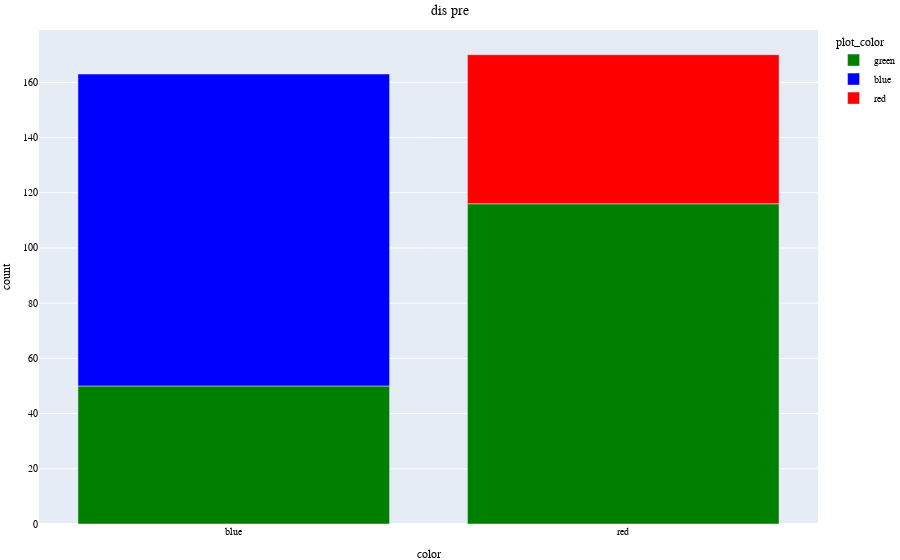

Write notebook code for a chart like this one.
### Markdown cell above
# distractor_presense_on_incorrect_trials

### Code cell
saccad_df = events_df[events_df["color"] != "green"]
temp_df = sacc_df.groupby(['distractor_presense_on_incorrect_trials', 'color']).size().reset_index(name='count')
# display(temp_df)
def determine_plot_color(df):
    df['plot_color'] = 'green'
    df.loc[(df['distractor_presense_on_incorrect_trials'] == 100) & (df['color'] == 'red'), 'plot_color'] = 'red'
    df.loc[(df['distractor_presense_on_incorrect_trials'] == 100) & (df['color'] == 'blue'), 'plot_color'] = 'blue'
    return df

color_temp_df = determine_plot_color(temp_df)
# display(color_temp_df)


fig = px.bar(color_temp_df, title= "dis pre", 
     x="color", y="count", 
     color="plot_color",
     color_discrete_map={
        "red": "red",
        "green": "green",
        "blue": "blue"})

fig.update_layout(
    title_x=0.5,
    font= my_font,
    margin=dict(l=30, r=0, t=30, b=30)
                )
fig.show()

### Figure 1 — Plotly figure (JSON) as saved in the notebook; plotly's stock layout.template omitted (floating-point values rounded to 4 significant figures)
{"data": [{"alignmentgroup": "True", "hovertemplate": "plot_color=green<br>color=%{x}<br>count=%{y}<extra></extra>", "legendgroup": "green", "marker": {"color": "green", "pattern": {"shape": ""}}, "name": "green", "offsetgroup": "green", "orientation": "v", "showlegend": true, "textposition": "auto", "type": "bar", "x": ["blue", "red"], "xaxis": "x", "y": [50, 116], "yaxis": "y"}, {"alignmentgroup": "True", "hovertemplate": "plot_color=blue<br>color=%{x}<br>count=%{y}<extra></extra>", "legendgroup": "blue", "marker": {"color": "blue", "pattern": {"shape": ""}}, "name": "blue", "offsetgroup": "blue", "orientation": "v", "showlegend": true, "textposition": "auto", "type": "bar", "x": ["blue"], "xaxis": "x", "y": [113], "yaxis": "y"}, {"alignmentgroup": "True", "hovertemplate": "plot_color=red<br>color=%{x}<br>count=%{y}<extra></extra>", "legendgroup": "red", "marker": {"color": "red", "pattern": {"shape": ""}}, "name": "red", "offsetgroup": "red", "orientation": "v", "showlegend": true, "textposition": "auto", "type": "bar", "x": ["red"], "xaxis": "x", "y": [54], "yaxis": "y"}], "layout": {"autosize": true, "barmode": "relative", "font": {"color": "black", "family": "Vazir", "size": 10}, "legend": {"title": {"text": "plot_color"}, "tracegroupgap": 0}, "margin": {"b": 30, "l": 30, "r": 0, "t": 30}, "title": {"text": "dis pre", "x": 0.5}, "xaxis": {"anchor": "y", "autorange": true, "domain": [0, 1], "range": [-0.5, 1.5], "title": {"text": "color"}, "type": "category"}, "yaxis": {"anchor": "x", "autorange": true, "domain": [0, 1], "range": [0, 178.9], "title": {"text": "count"}, "type": "linear"}}}
